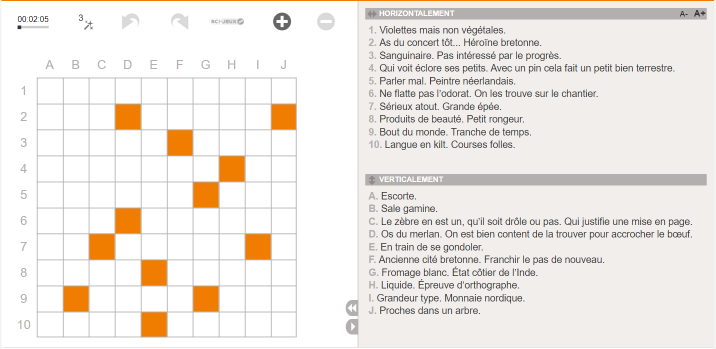
#> input picture img/image2.jpg, 1432 x 698 px, found by its file name (shown at 1/2 size)
$ python extractAllDefinitions.py
#> lines starting #> are read from the running program, lines starting #| are printed output that depends on the picture; after the words box and inside, x2 and y2 are one past the last pixel; in counts of white or black regions, pixels touching at a corner belong together
import numpy as np
import cv2
import json
import pytesseract
import re
from collections import OrderedDict
import os


crossword_size = 10  # Set to dimension of crossword (standard 15 x 15)

# 1. Loading the Image
img = cv2.imread('Crossword\img\image2.jpg')
#> img is the input picture: shape (698, 1432, 3); mean B, G, R 228.4, 233.5, 238.8

# 2. Convert to HSV color space to detect colors
hsv = cv2.cvtColor(img, cv2.COLOR_BGR2HSV)
#> hsv: shape (698, 1432, 3); mean H, S, V 8.8, 15.3, 240.2

# 3. Define the range for orange color in HSV
orange_lower = np.array([10, 100, 100], dtype="uint8")
orange_upper = np.array([20, 255, 255], dtype="uint8")

# Create a mask for detecting orange areas
orange_mask = cv2.inRange(hsv, orange_lower, orange_upper)
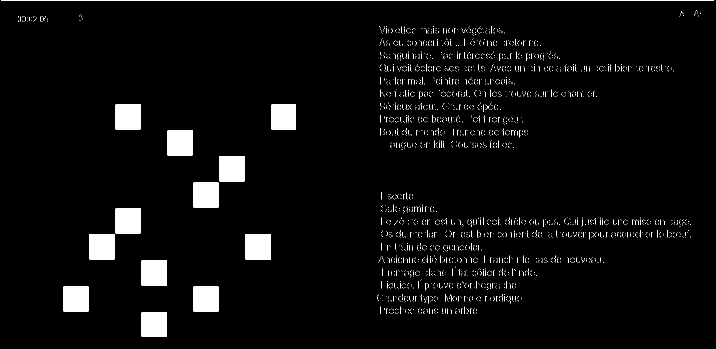
#> orange_mask: shape (698, 1432) (shown at 1/2 size); 4.1% white; 2641 white regions (2628 under 20 px), largest, box (x1, y1, x2, y2) and area: (3, 0, 1428, 2) 2850, (491, 468, 542, 519) 2600, (283, 520, 334, 571) 2599

# Convert the original image to grayscale
gray = cv2.cvtColor(img, cv2.COLOR_BGR2GRAY)
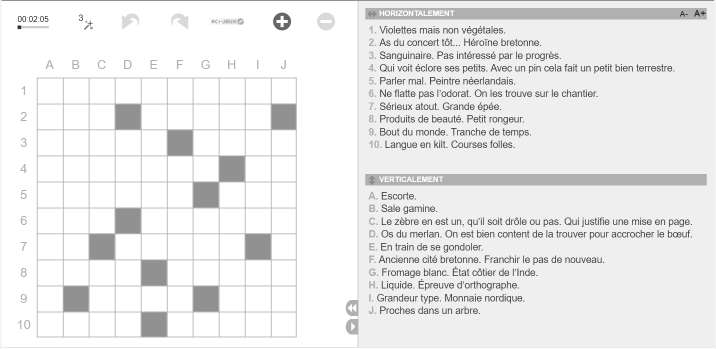
#> gray: shape (698, 1432) (shown at 1/2 size); min 0, max 255, mean 234.6

# Apply Gaussian blur
blurred = cv2.GaussianBlur(gray, (7, 7), 0)

# 4. Use adaptive thresholding to get a binary image
thresh = cv2.adaptiveThreshold(blurred, 255, cv2.ADAPTIVE_THRESH_GAUSSIAN_C,
                               cv2.THRESH_BINARY_INV, 11, 2)
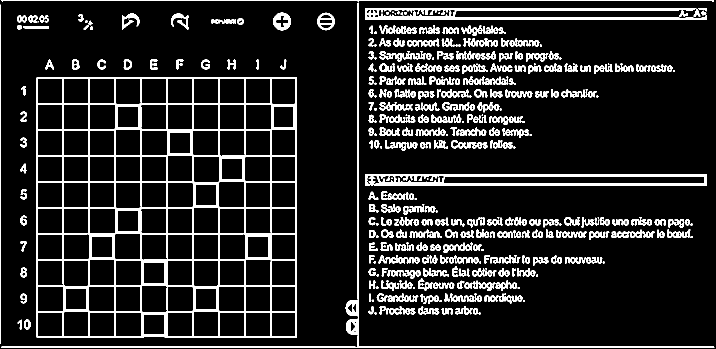
#> thresh: shape (698, 1432) (shown at 1/2 size); 12.7% white; 442 white regions (64 under 20 px), largest, box (x1, y1, x2, y2) and area: (73, 154, 594, 676) 42570, (730, 348, 1414, 371) 7505, (730, 16, 1414, 39) 7441
# thresh = cv2.threshold(gray, 0, 255, cv2.THRESH_BINARY + cv2.THRESH_OTSU)[1]


#  Combine the thresholded image with the orange mask to set orange areas to black
combined_mask = cv2.bitwise_or(thresh, orange_mask)
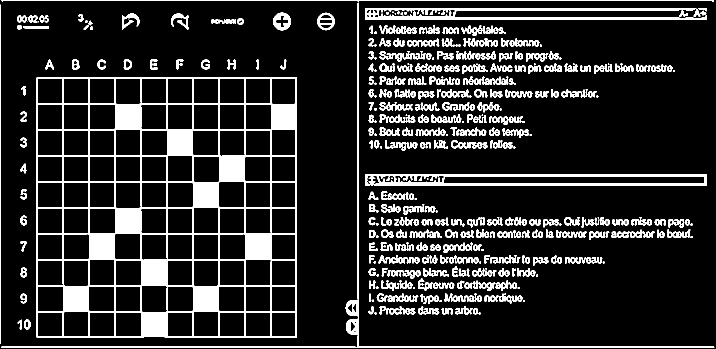
#> combined_mask: shape (698, 1432) (shown at 1/2 size); 14.7% white; 438 white regions (66 under 20 px), largest, box (x1, y1, x2, y2) and area: (73, 154, 594, 676) 63091, (730, 348, 1414, 371) 7505, (730, 16, 1414, 39) 7441

# Invert the combined image
thresh2 = cv2.bitwise_not(combined_mask)
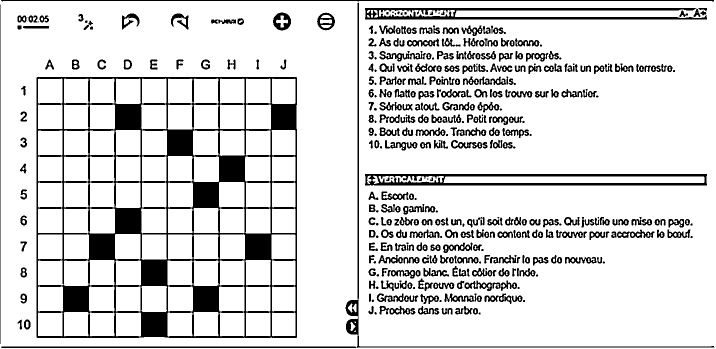
#> thresh2: shape (698, 1432) (shown at 1/2 size); 85.3% white; 438 black regions (66 under 20 px)

# 5. Finding Contours
contours, hierarchy = cv2.findContours(thresh, cv2.RETR_EXTERNAL, 1)
#> contours = 427 contours, 66 with area under 20; largest, box (x1, y1, x2, y2) and area: (73, 154, 594, 676) 270765, (730, 348, 1414, 371) 14992, (730, 16, 1414, 39) 7914, (2, 5, 1429, 696) 4716, (2, 0, 1428, 3) 1433

max_area = -1

for cnt in contours:
    approx = cv2.approxPolyDP(cnt, 0.02*cv2.arcLength(cnt, True), True)
    if len(approx) == 4:
        if cv2.contourArea(cnt) > max_area:
            max_area = cv2.contourArea(cnt)
            max_cnt = cnt
#> this loop made 427 passes
#> max_area on pass 288: 270765
#> after the loop, max_area = 270765; max_cnt = contour of 2078 points, box (x1, y1, x2, y2) (73, 154, 594, 676), area 270765

# 6.Identifying crossword region
x, y, w, h = cv2.boundingRect(max_cnt)
#> x = 73; y = 154; w = 521; h = 522
cross_rect = thresh2[y:y+h, x:x+w]
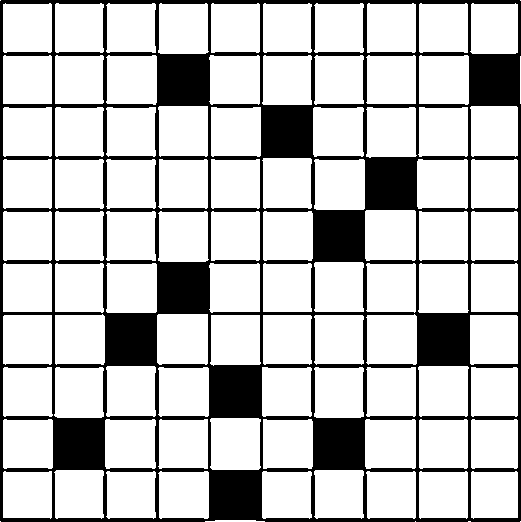
#> cross_rect: shape (522, 521); 76.8% white; 1 black region, box (x1, y1, x2, y2) and area: (0, 0, 521, 522) 63091
cross_rect = cv2.resize(cross_rect, (crossword_size * 10, crossword_size * 10))
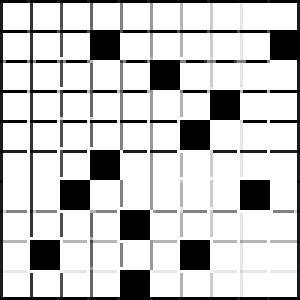
#> cross_rect: shape (100, 100) (shown 3 times larger); min 0, max 255, mean 199.4

# 7. Creating Binary Matrix
cross = np.zeros((crossword_size, crossword_size))

for i in range(crossword_size):
    for j in range(crossword_size):
        box = cross_rect[i*10:(i+1)*10, j*10:(j+1)*10]
        if cv2.countNonZero(box) > 50:
            cross[i, j] = 1

# 8. Convert the numpy array to a list of lists
cross_dict = {"matrix binaire": cross.tolist()}

# 9. Save the JSON to a file
# with open('Crossword\crossword_binary_matrix.json', 'w') as json_file:
#     json.dump(cross_dict, json_file, indent=4)

# print(cross)


######################
# Configure the path to the Tesseract executable
os.environ['TESSDATA_PREFIX'] = r'C:\Users\thuyt\AppData\Local\Programs\Tesseract-OCR\tessdata'
#> (the run stopped early here; a loop or call above may not have finished)

$ run again, with img/image1.jpg copied over img/image2.jpg
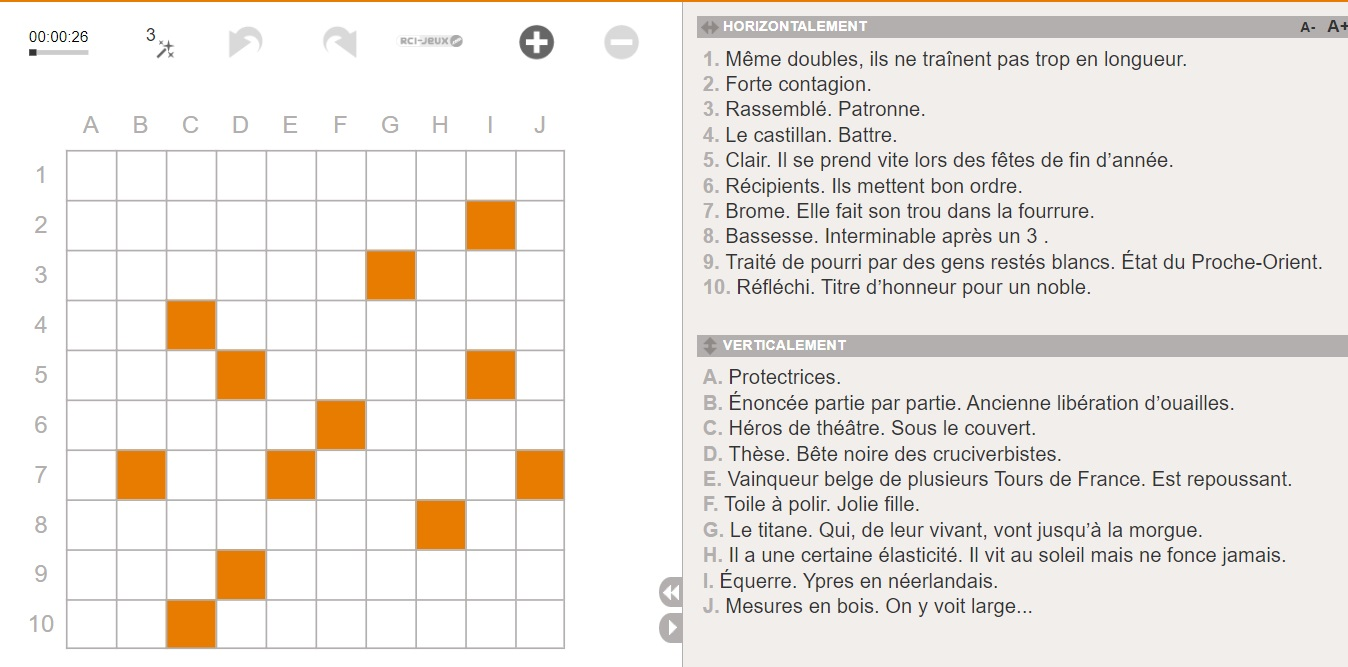
#> input picture img/image1.jpg, 1348 x 667 px, found by its file name
#> img is the input picture: shape (667, 1348, 3); mean B, G, R 227.2, 232.6, 238.1
#> hsv: shape (667, 1348, 3); mean H, S, V 23.3, 14.6, 238.8
#> `orange_mask = cv2.inRange(hsv, orange_lower, orange_upper)`:
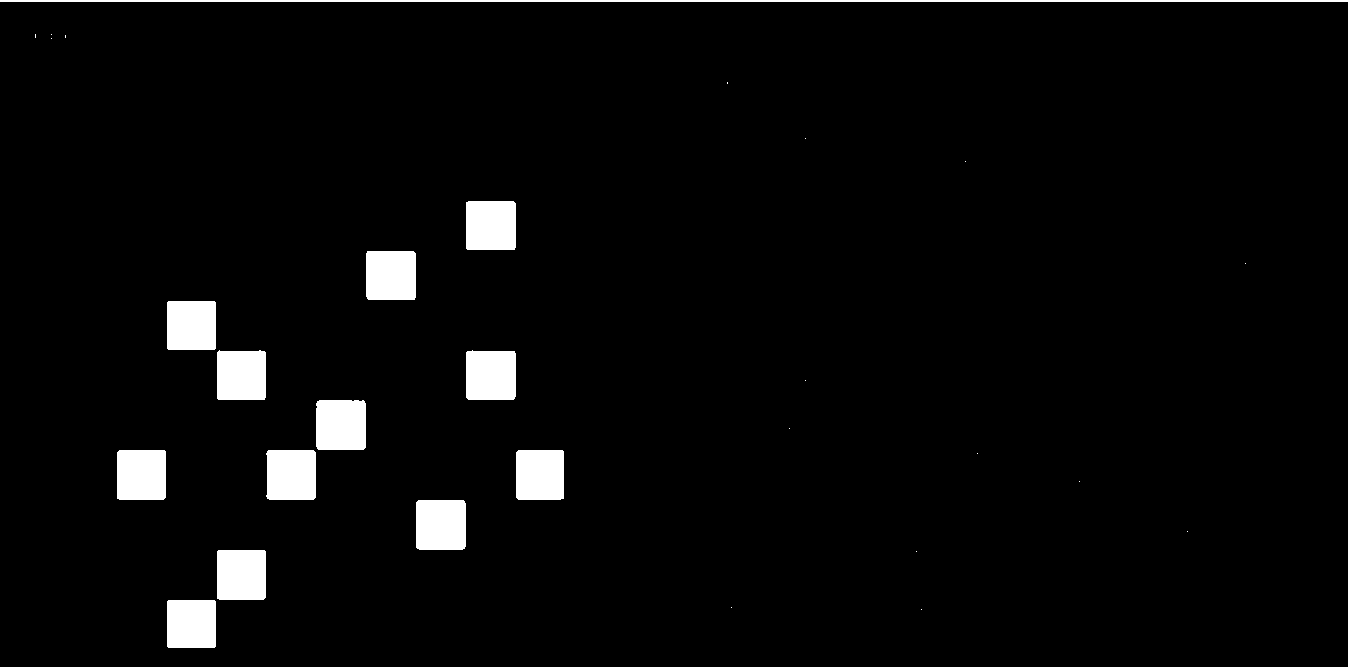
#> orange_mask: shape (667, 1348); 3.5% white; 29 white regions (16 under 20 px), largest, box (x1, y1, x2, y2) and area: (0, 0, 1348, 2) 2696, (416, 500, 466, 550) 2484, (316, 400, 366, 450) 2477
#> thresh: shape (667, 1348); 13.5% white; 665 white regions (72 under 20 px), largest, box (x1, y1, x2, y2) and area: (65, 149, 566, 650) 40597, (697, 335, 1348, 357) 7080, (697, 16, 1348, 38) 6930
#> combined_mask: shape (667, 1348); 15.5% white; 665 white regions (72 under 20 px), largest, box (x1, y1, x2, y2) and area: (65, 149, 566, 650) 59007, (697, 335, 1348, 357) 7080, (697, 16, 1348, 38) 6930
#> thresh2: shape (667, 1348); 84.5% white; 665 black regions (72 under 20 px)
#> contours = 653 contours, 89 with area under 20; largest, box (x1, y1, x2, y2) and area: (65, 149, 566, 650) 249814, (697, 16, 1348, 38) 7258, (697, 335, 1348, 357) 7150, (659, 6, 685, 667) 2965, (0, 0, 1348, 3) 1350
#> the loop `for cnt in contours:` made 653 passes
#> max_area on passes 328, 527, 533: 21, 31, 249814
#> after the loop `for cnt in contours:`: max_area = 249814; max_cnt = contour of 1996 points, box (x1, y1, x2, y2) (65, 149, 566, 650), area 249814
#> x = 65; y = 149; w = 501
#> `cross_rect = cv2.resize(cross_rect, (crossword_size * 10, crossword_si..`:
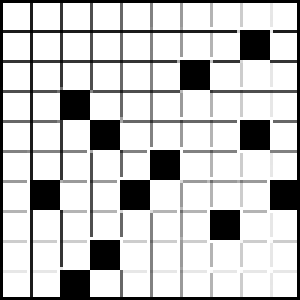
#> cross_rect: shape (100, 100) (shown 3 times larger); min 0, max 255, mean 199

$ run again, with img/image3.jpg copied over img/image2.jpg
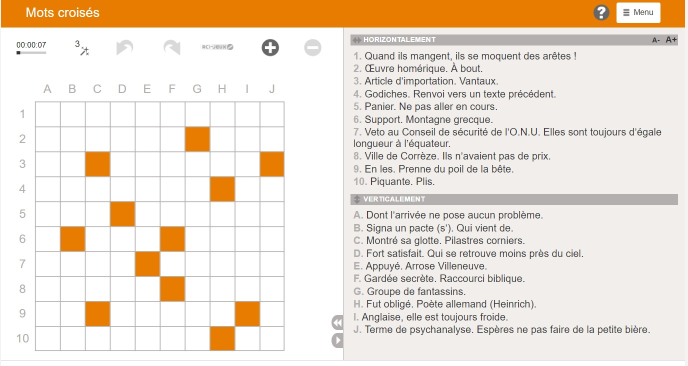
#> input picture img/image3.jpg, 1376 x 732 px, found by its file name (shown at 1/2 size)
#> img is the input picture: shape (732, 1376, 3); mean B, G, R 212.7, 225.9, 237.9
#> hsv: shape (732, 1376, 3); mean H, S, V 21.8, 30.1, 238.6
#> `orange_mask = cv2.inRange(hsv, orange_lower, orange_upper)`:
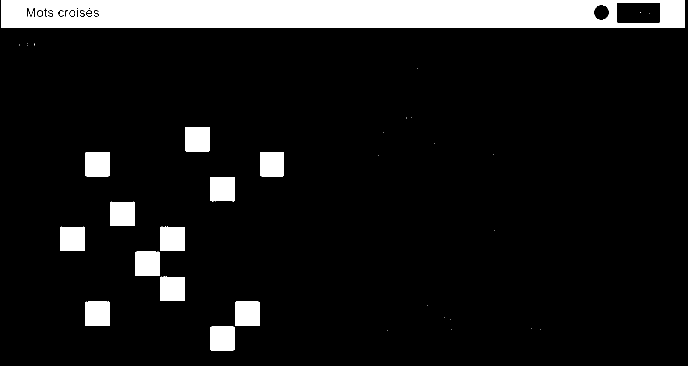
#> orange_mask: shape (732, 1376) (shown at 1/2 size); 9.8% white; 38 white regions (22 under 20 px), largest, box (x1, y1, x2, y2) and area: (2, 0, 1370, 56) 69840, (370, 254, 420, 303) 2440, (470, 603, 520, 652) 2440
#> thresh: shape (732, 1376); 13.2% white; 627 white regions (67 under 20 px), largest, box (x1, y1, x2, y2) and area: (69, 202, 570, 703) 40884, (2, 0, 1370, 56) 8535, (701, 388, 1356, 410) 7182
#> combined_mask: shape (732, 1376); 20.9% white; 625 white regions (66 under 20 px), largest, box (x1, y1, x2, y2) and area: (2, 0, 1370, 56) 70334, (69, 202, 570, 703) 59365, (701, 388, 1356, 410) 7182
#> thresh2: shape (732, 1376); 79.1% white; 625 black regions (66 under 20 px)
#> contours = 607 contours, 78 with area under 20; largest, box (x1, y1, x2, y2) and area: (69, 202, 570, 703) 249858, (701, 388, 1356, 410) 13731, (2, 0, 1370, 56) 10622, (701, 69, 1356, 91) 7364, (0, 59, 1371, 722) 5126
#> the loop `for cnt in contours:` made 607 passes
#> max_area on pass 471: 249858
#> after the loop `for cnt in contours:`: max_area = 249858; max_cnt = contour of 1996 points, box (x1, y1, x2, y2) (69, 202, 570, 703), area 249858
#> x = 69; y = 202; w = 501
#> `cross_rect = cv2.resize(cross_rect, (crossword_size * 10, crossword_si..`:
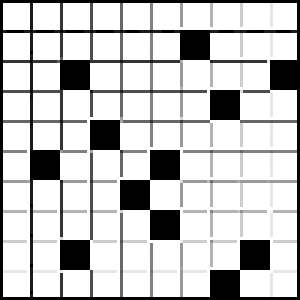
#> cross_rect: shape (100, 100) (shown 3 times larger); min 0, max 255, mean 198.8

$ run again, with img/image4.jpg copied over img/image2.jpg
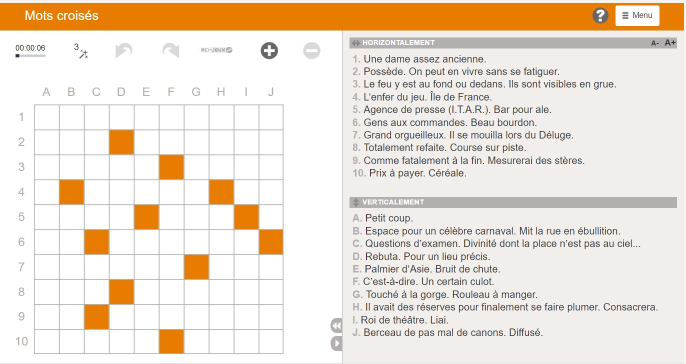
#> input picture img/image4.jpg, 1371 x 728 px, found by its file name (shown at 1/2 size)
#> img is the input picture: shape (728, 1371, 3); mean B, G, R 212.3, 225.6, 237.7
#> hsv: shape (728, 1371, 3); mean H, S, V 21.5, 30.3, 238.4
#> orange_mask: shape (728, 1371); 9.9% white; 39 white regions (23 under 20 px), largest, box (x1, y1, x2, y2) and area: (0, 6, 1368, 62) 69834, (318, 310, 368, 359) 2439, (418, 359, 468, 409) 2435
#> thresh: shape (728, 1371); 13.8% white; 657 white regions (78 under 20 px), largest, box (x1, y1, x2, y2) and area: (67, 208, 568, 709) 40693, (0, 6, 1368, 62) 14693, (699, 75, 1354, 97) 7179
#> combined_mask: shape (728, 1371); 21% white; 655 white regions (77 under 20 px), largest, box (x1, y1, x2, y2) and area: (0, 6, 1368, 62) 70331, (67, 208, 568, 709) 59125, (699, 75, 1354, 97) 7179
#> thresh2: shape (728, 1371); 79% white; 655 black regions (77 under 20 px)
#> contours = 637 contours, 97 with area under 20; largest, box (x1, y1, x2, y2) and area: (67, 208, 568, 709) 249818, (0, 6, 1368, 62) 17413, (699, 394, 1354, 416) 13728, (699, 75, 1354, 97) 7445, (46, 16, 201, 45) 3520
#> the loop `for cnt in contours:` made 637 passes
#> (approx, max_area) on pass 31: ([[729, 656], [728, 671], [738, 671], [738, 657]], 160)
#> after the loop `for cnt in contours:`: max_area = 249818; max_cnt = contour of 1996 points, box (x1, y1, x2, y2) (67, 208, 568, 709), area 249818
#> x = 67; y = 208; w = 501
#> `cross_rect = cv2.resize(cross_rect, (crossword_size * 10, crossword_si..`:
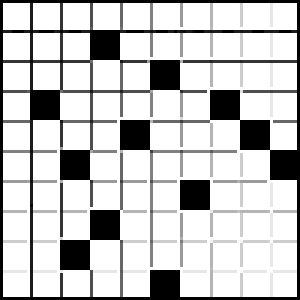
#> cross_rect: shape (100, 100) (shown 3 times larger); min 0, max 255, mean 199.2
